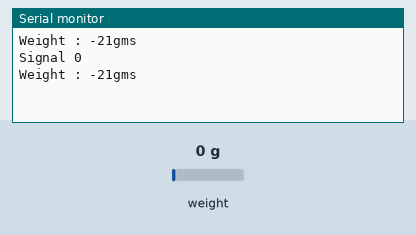
Simulated run of this sketch. Board: Arduino Uno, built with avr-gcc and run on an emulated ATmega328P. On the bench: the last lines printed to the serial monitor. Inputs (shaded band) come from the test bench; at power-on: weight on the scale 0 g.

Above: at 2.0 s.
2.1 s: weight on the scale set to 100 g
At 2.9 s:
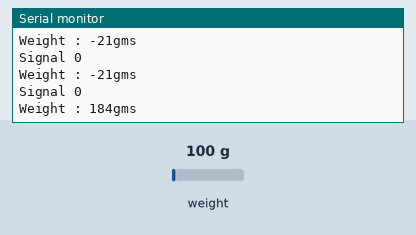
3.6 s: weight on the scale set to 1250 g
At 5.3 s:
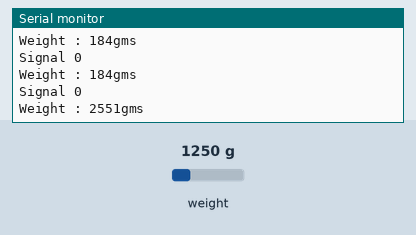
Timing chart, 0 to 6.8 s (numbered marks = the images above; inputs shaded):
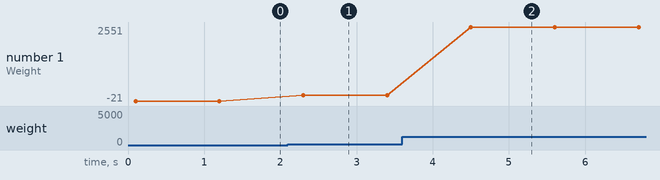

The sketch:

load_senssor.ino
```cpp
#include "HX711.h"

// HX711 circuit wiring
const int LOADCELL_DOUT_PIN = 2;
const int LOADCELL_SCK_PIN = 3;
HX711 scale;
long a;

void setup() {
  Serial.begin(57600);
  scale.begin(LOADCELL_DOUT_PIN, LOADCELL_SCK_PIN);
}

void loop() {
  if (scale.is_ready()) {
//    long reading = scale.read();
    a = 0.0049 * (scale.read());
//    Serial.print("HX711 reading: ");
//    Serial.println(reading);
Serial.print("Weight : ");
Serial.print(a-21 );
Serial.println("gms");
} else {
    Serial.println("HX711 not found.");
  }
 // return (a-21);

  delay(1000);
 //a = calculate_weight();
  if (a < 1000)
  Serial.println("Signal 0 ");
  else
  Serial.println("Signal 1 ");
}

long calculate_weight(){

}
```

Measured:
- after the input at 2.1 s, the serial monitor: prints a new line after 0.20 s (image 1)
- after the input at 3.6 s, the serial monitor: prints a new line after 0.90 s (image 2)
- plotted number 1: -21 → 184 after the input at 2.1 s, 184 → 2551 after the input at 3.6 s
